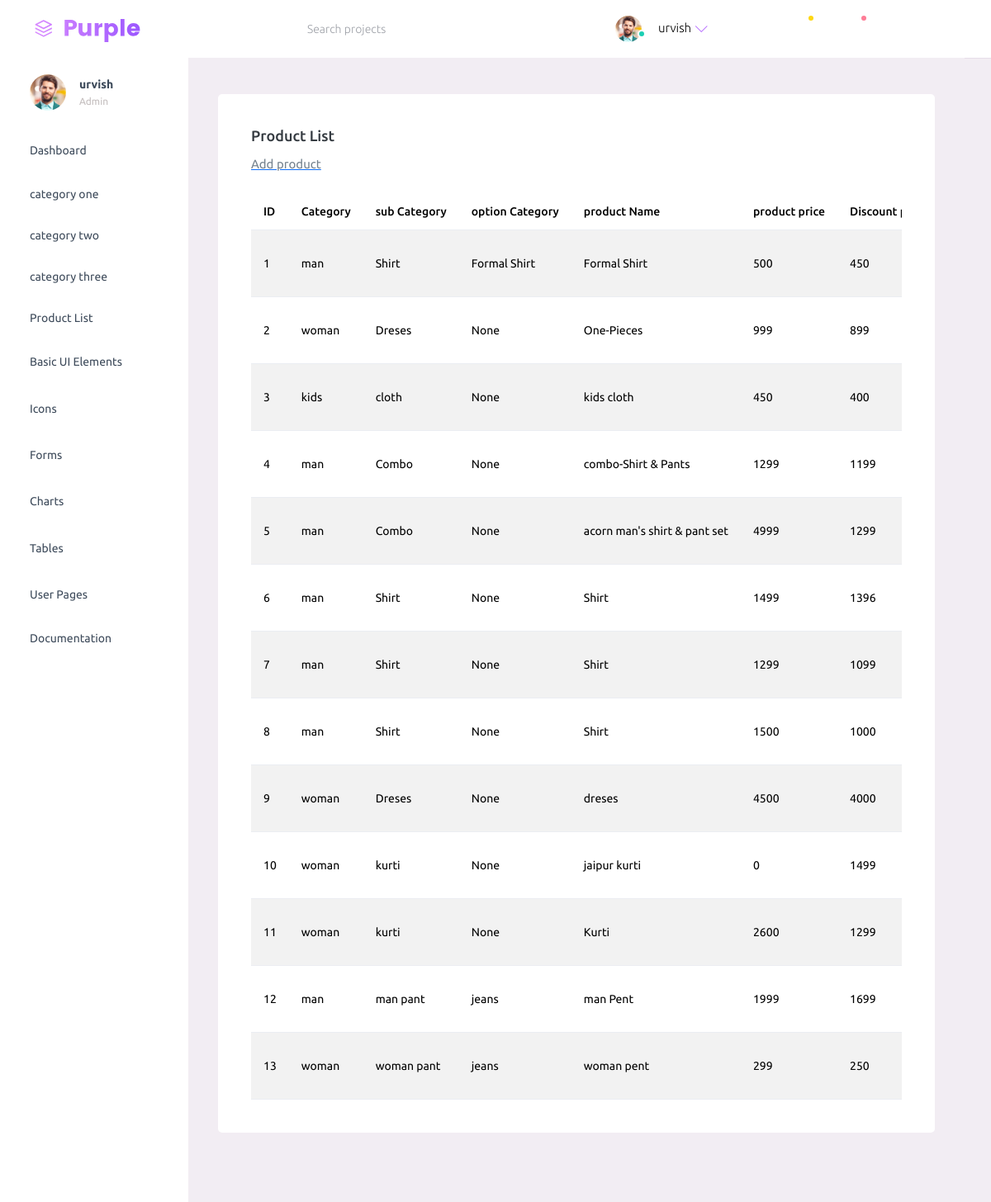
Before: /multishop_adminapp/list_product/ (signed in) with the older database file.
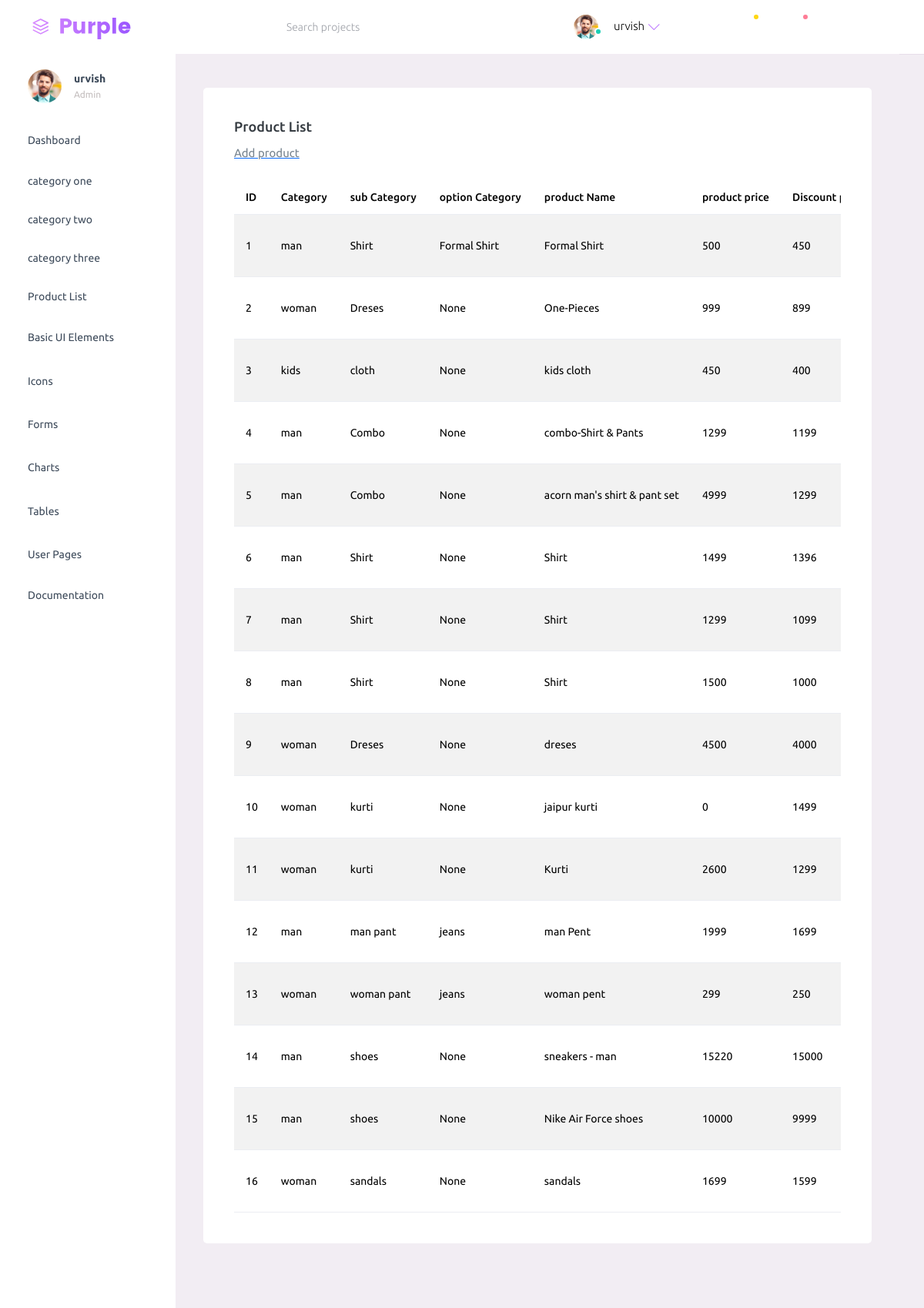
After: the same page with the newer database file.
### appmodule/multishop_userapp/models.py (models this page shows, shortened)
class CustomUser(AbstractUser):
    ROLE_CHOICE = (
        ('Admin','Admin'),
        ('User','User'),
    )
    email = models.EmailField(max_length=254,unique=True)
    phone_number = models.IntegerField(null=True, blank=True)
    address = models.CharField(max_length=250,null=True, blank=True)
    role = models.CharField(choices=ROLE_CHOICE, max_length=50,default='User')
    first_name = models.CharField(null=True, blank=True, max_length=50)
    last_name = models.CharField(null=True, blank=True, max_length=50)
    city = models.CharField(null=True,blank=True, max_length=50)
    is_approved = models.BooleanField(default=False)

### appmodule/multishop_adminapp/models.py (models this page shows, shortened)
class product(models.Model):
    cate_one = models.ForeignKey(category, on_delete=models.CASCADE)
    cate_two =models.ForeignKey(category_sbu, on_delete=models.CASCADE)
    cate_three =models.ForeignKey(category_sub_sub, on_delete=models.CASCADE)
    product_name = models.CharField(max_length=50,null=True,blank=True)
    product_image = models.FileField(upload_to='product/')
    product_price = models.IntegerField()
    descount_price = models.IntegerField()
    product_despcrition = models.TextField()
    brand = models.CharField(max_length=100)
    stock = models.IntegerField()
    create_at = models.DateField(auto_now_add=True)

class category(models.Model):
    category_name1 = models.CharField(max_length=50,null=True,blank=True)
    description = models.TextField()
    create_at = models.DateField(auto_now_add=True)
    is_action = models.BooleanField(default=True)

class category_sbu(models.Model):
    category_main = models.ForeignKey(category, on_delete=models.CASCADE)
    category_name2 = models.CharField(max_length=50,null=True,blank=True)
    description = models.TextField()
    create_at = models.DateField(auto_now_add=True)
    is_action = models.BooleanField(default=True)
    cat_image = models.FileField(upload_to='category_sbu/')

class category_sub_sub(models.Model):
    cate_one = models.ForeignKey(category, on_delete=models.CASCADE)
    cate_two =models.ForeignKey(category_sbu, on_delete=models.CASCADE)
    category_name3 = models.CharField(max_length=50,null=True,blank=True)
    description = models.TextField()
    create_at = models.DateField(auto_now_add=True)
    is_action = models.BooleanField(default=True)

### appmodule/multishop_adminapp/views.py (the view)
# urls.py: path('list_product/', views.list_product, name='list_product'),
@login_required(login_url='login_view')
def list_product(request):
    pro = models.product.objects.all()
    context = {'pro':pro}
    return render(request,'admin_app/list_product.html',context)

### templates/admin_app/list_product.html (shortened to what this page needs)
{% extends "admin_app/master.html" %}
{% block content %}
{% load static %}
        <div class="main-panel">
          <div class="content-wrapper">
            <div class="col-lg-20 grid-margin stretch-card">
                <div class="card">
                  <div class="card-body">
                    <h4 class="card-title">Product List</h4>
                    <a href={% url "create_product" %}>
                        <p class="card-description"> Add product </p>
                    <div class = "table-responsive">
                    <table class="table table-striped">
                      <thead>
                        <tr>
                          <th> ID</th>
                          <th> Category</th>
                          <th> sub Category</th>
                          <th> option Category</th>
                          <th> product Name</th>
                          <th> product price </th>
                          <th> Discount price </th>
                        </tr>
                      </thead>
                      <tbody>
                        {% for i in pro %}
                        <tr>
                          <td class="py-1">{{ forloop.counter }}</td>
                          <td> {{ i.cate_one.category_name1 }} </td>
                          <td><div class="py-1">{{ i.cate_two.category_name2 }}</div></td>
                          <td> {{ i.cate_three.category_name3 }} </td>
                          <td class="py-1">{{ i.product_name }}</td>
                          <td> {{ i.product_price }} </td>
                          <td><div class="py-1">{{ i.descount_price }}</div></td>
                          {% endfor %}
                        </tr>
                      </tbody>
                    </table>
                  </div>
                  </div>
                </div>
              </div>
          </div>
        </div>
{% endblock content %}

### templates/admin_app/master.html (shortened to what this page needs)
{% load static %}
<!DOCTYPE html>
<html lang="en">
  <head>
    <link rel="stylesheet" href="{% static 'admin_app/assets/vendors/mdi/css/materialdesignicons.min.css' %}">
    <link rel="stylesheet" href="{% static 'admin_app/assets/vendors/ti-icons/css/themify-icons.css' %}">
    <link rel="stylesheet" href="{% static 'admin_app/assets/vendors/css/vendor.bundle.base.css' %}">
    <link rel="stylesheet" href="{% static 'admin_app/assets/vendors/font-awesome/css/font-awesome.min.css' %}">
    <link rel="stylesheet" href="{% static 'admin_app/assets/vendors/select2/select2.min.css' %}">
    <link rel="stylesheet" href="{% static 'admin_app/assets/vendors/select2-bootstrap-theme/select2-bootstrap.min.css' %}">
    <link rel="stylesheet" href="{% static 'admin_app/assets/css/style.css' %}">
  </head>
  <body>
    <div class="container-scroller">
      <nav class="navbar default-layout-navbar col-lg-12 col-12 p-0 fixed-top d-flex flex-row">
        <div class="text-center navbar-brand-wrapper d-flex align-items-center justify-content-start">
          <a class="navbar-brand brand-logo" href="{% url "index_view1" %}"><img src="{% static 'admin_app/assets/images/logo.svg' %}" alt="logo" /></a>
        </div>
        <div class="navbar-menu-wrapper d-flex align-items-stretch">
          <button class="navbar-toggler navbar-toggler align-self-center" type="button" data-toggle="minimize">
            <span class="mdi mdi-menu"></span>
          </button>
          <div class="search-field d-none d-md-block">
            <form class="d-flex align-items-center h-100" action="#">
              <div class="input-group">
                <div class="input-group-prepend bg-transparent">
                  <i class="input-group-text border-0 mdi mdi-magnify"></i>
                </div>
                <input type="text" class="form-control bg-transparent border-0" placeholder="Search projects">
              </div>
            </form>
          </div>
          <ul class="navbar-nav navbar-nav-right">
            <li class="nav-item nav-profile dropdown">
              <a class="nav-link dropdown-toggle" id="profileDropdown" href="#" data-bs-toggle="dropdown" aria-expanded="false">
                <div class="nav-profile-img">
                  <img src="{% static 'admin_app/assets/images/faces/face1.jpg' %}" alt="image">
                  <span class="availability-status online"></span>
                </div>
                <div class="nav-profile-text">
                  <p class="mb-1 text-black">{{ user.first_name }}</p>
                </div>
              </a>
            </li>
            <li class="nav-item d-none d-lg-block full-screen-link">
              <a class="nav-link">
                <i class="mdi mdi-fullscreen" id="fullscreen-button"></i>
              </a>
            </li>
            <li class="nav-item dropdown">
              <a class="nav-link count-indicator dropdown-toggle" id="messageDropdown" href="#" data-bs-toggle="dropdown" aria-expanded="false">
                <i class="mdi mdi-email-outline"></i>
                <span class="count-symbol bg-warning"></span>
              </a>
            </li>
            <li class="nav-item dropdown">
              <a class="nav-link count-indicator dropdown-toggle" id="notificationDropdown" href="#" data-bs-toggle="dropdown">
                <i class="mdi mdi-bell-outline"></i>
                <span class="count-symbol bg-danger"></span>
              </a>
            </li>
            <li class="nav-item nav-logout d-none d-lg-block">
              <a class="nav-link" href="#">
                <i class="mdi mdi-power"></i>
              </a>
            </li>
            <li class="nav-item nav-settings d-none d-lg-block">
              <a class="nav-link" href="#">
                <i class="mdi mdi-format-line-spacing"></i>
              </a>
            </li>
          </ul>
        </div>
      </nav>
      <div class="container-fluid page-body-wrapper">
        <nav class="sidebar sidebar-offcanvas" id="sidebar">
          <ul class="nav">
            <li class="nav-item nav-profile">
              <a href="#" class="nav-link">
                <div class="nav-profile-image">
                  <img src="{% static 'admin_app/assets/images/faces/face1.jpg' %}" alt="profile" />
                </div>
                <div class="nav-profile-text d-flex flex-column">
                  <span class="font-weight-bold mb-2">{{ user.first_name }}</span>
                  <span class="text-secondary text-small">Admin</span>
                </div>
                <i class="mdi mdi-bookmark-check text-success nav-profile-badge"></i>
              </a>
            </li>
            <li class="nav-item">
              <a class="nav-link" href="{% url "index_view1" %}">
                <span class="menu-title">Dashboard</span>
                <i class="mdi mdi-home menu-icon"></i>
              </a>
            </li>
            <li class="nav-item">
              <a class="nav-link" href="{% url "list_category" %}">
                <span class="menu-title">category one</span>
              </a>
            </li>
            <li class="nav-item">
              <a class="nav-link" href="{% url "list_category_sub" %}">
                <span class="menu-title">category two</span>
              </a>
            </li>
            <li class="nav-item">
              <a class="nav-link" href="{% url "list_category_sub_sub" %}">
                <span class="menu-title">category three</span>
              </a>
            </li>
            <li class="nav-item">
              <a class="nav-link" href="{% url "list_product" %}">
                <span class="menu-title">Product List</span>
              </a>
            </li>
            <li class="nav-item">
              <a class="nav-link" data-bs-toggle="collapse" href="#ui-basic" aria-expanded="false" aria-controls="ui-basic">
                <span class="menu-title">Basic UI Elements</span>
                <i class="menu-arrow"></i>
                <i class="mdi mdi-crosshairs-gps menu-icon"></i>
              </a>
            </li>
            <li class="nav-item">
              <a class="nav-link" data-bs-toggle="collapse" href="#icons" aria-expanded="false" aria-controls="icons">
                <span class="menu-title">Icons</span>
                <i class="mdi mdi-contacts menu-icon"></i>
              </a>
            </li>
            <li class="nav-item">
              <a class="nav-link" data-bs-toggle="collapse" href="#forms" aria-expanded="false" aria-controls="forms">
                <span class="menu-title">Forms</span>
                <i class="mdi mdi-format-list-bulleted menu-icon"></i>
              </a>
            </li>
            <li class="nav-item">
              <a class="nav-link" data-bs-toggle="collapse" href="#charts" aria-expanded="false" aria-controls="charts">
                <span class="menu-title">Charts</span>
                <i class="mdi mdi-chart-bar menu-icon"></i>
              </a>
            </li>
            <li class="nav-item">
              <a class="nav-link" data-bs-toggle="collapse" href="#tables" aria-expanded="false" aria-controls="tables">
                <span class="menu-title">Tables</span>
                <i class="mdi mdi-table-large menu-icon"></i>
              </a>
            </li>
            <li class="nav-item">
              <a class="nav-link" data-bs-toggle="collapse" href="#auth" aria-expanded="false" aria-controls="auth">
                <span class="menu-title">User Pages</span>
                <i class="menu-arrow"></i>
                <i class="mdi mdi-lock menu-icon"></i>
              </a>
            </li>
            <li class="nav-item">
              <a class="nav-link" href="../../docs/documentation.html" target="_blank">
                <span class="menu-title">Documentation</span>
              </a>
            </li>
          </ul>
        </nav>
      {% block content %}
      {% endblock content %}
          <footer class="footer">
          </footer>
        </div>
      </div>
  </body>
</html>

Changed rows visible on the page:
added product: cate_one.category_name1 "man", cate_two.category_name2 "shoes", cate_three.category_name3 "None", product_name "sneakers - man", product_price "15220", descount_price "15000"
added product: cate_one.category_name1 "man", cate_two.category_name2 "shoes", cate_three.category_name3 "None", product_name "Nike Air Force shoes", product_price "10000", descount_price "9999"
added product: cate_one.category_name1 "woman", cate_two.category_name2 "sandals", cate_three.category_name3 "None", product_name "sandals", product_price "1699", descount_price "1599"
